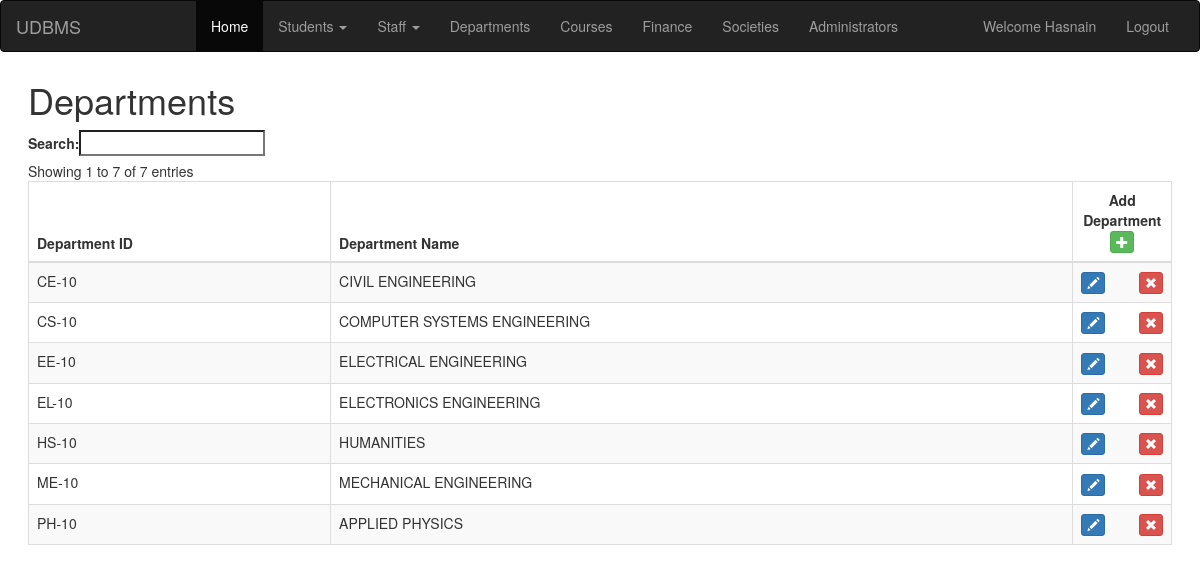
Screenshot of /departments.php (signed in) with the database file from the repository.
### tables this page shows
CREATE TABLE `department` (
  `DEPT_ID` varchar(10) NOT NULL,
  `NAME` text NOT NULL
);

### departments.php (the view, shortened to what this page needs)
<!DOCTYPE html>
<html lang="en" >
<head>
<link rel="stylesheet" href="https://maxcdn.bootstrapcdn.com/bootstrap/3.3.7/css/bootstrap.min.css">
<link rel='stylesheet' href='https://cdn.datatables.net/1.10.12/css/dataTables.bootstrap.min.css'>
<link rel='stylesheet' href='https://cdn.datatables.net/buttons/1.2.2/css/buttons.bootstrap.min.css'>
</head>
<body>
<?php include 'navigation.php' ?>
<div class="content">
<h1>Departments</h1>
<table id="example" class="table table-striped table-bordered" cellspacing="0" width="100%">
	<thead>
		<tr>
			<th>Department ID</th>
			<th>Department Name</th>
			<th style="text-align:center;width:100px;">Add Department <button type="button"  class="btn btn-success btn-xs" data-toggle="modal" data-target="#addModal">
					<span class="glyphicon glyphicon-plus" aria-hidden="true"></span>
				</button></th>
		</tr>
	</thead>
	<tbody>
	<?php
			include 'connect.php';
			$sql = "SELECT * FROM DEPARTMENT";
			$result = $db->query($sql);
			if ($result->num_rows > 0) {
			while($row = $result->fetch_assoc()) {
				echo "<tr>";
				echo "<td>".$row["DEPT_ID"]."</td>";
				echo "<td>".$row["NAME"]."</td>";
				echo
					'<td>
					<div class="row">
					<div class="col-xs-6 text-left">
					  <div class="previous">
								<button id="editbtn" type="button" class="editbtn btn btn-primary btn-xs" data-toggle="modal" data-target="editModal">
									<span class="glyphicon glyphicon-pencil" aria-hidden="true"></span>
								</button>
					</div>
				  </div>
				  <div class="col-xs-6 text-right">
				<div class="next">
					<form method="post" action="updatedepartment.php" class="inline">
					<input type="hidden" name="deptid" value="'.$row["DEPT_ID"].'">
					<button type="submit" name="delete" class="btn btn-danger btn-xs dt-delete" onclick="clicked(event)">
									<span class="glyphicon glyphicon-remove" aria-hidden="true"></span>
								</button>
					</form>
					</div>
					</div>
				</div>
					</td>';
				echo "</tr>";
			}
			} else {
				echo "0 results";
			}
		?>
	</tbody>
</table>
</div>
</body>
</html>

### navigation.php (shortened to what this page needs)
<nav class="navbar navbar-default navbar-inverse">
  <div class="container-fluid">
    <div class="navbar-header">
      <a class="navbar-brand" style="margin-right: 100px" href="index.php">UDBMS</a>
    </div>
    <div class="collapse navbar-collapse" id="bs-example-navbar-collapse-1">
      <ul class="nav navbar-nav">
        <li class="active"><a href="index.php">Home <span class="sr-only">(current)</span></a></li>
        <li class="dropdown">
          <a href="#" class="dropdown-toggle" data-toggle="dropdown" role="button" aria-haspopup="true" aria-expanded="false">Students <span class="caret"></span></a>
        </li>
        <li class="dropdown">
          <a href="#" class="dropdown-toggle" data-toggle="dropdown" role="button" aria-haspopup="true" aria-expanded="false">Staff <span class="caret"></span></a>
        </li>
        <li class="nav-item"><a class="nav-link" href="departments.php">Departments</a></li>
        <li class="nav-item"><a class="nav-link" href="courses.php">Courses</a></li>
        <li class="nav-item"><a class="nav-link" href="finance.php">Finance</a></li>
        <li class="nav-item"><a class="nav-link" href="societies.php">Societies</a></li>
        <li class="nav-item"><a class="nav-link" href="admin.php">Administrators</a></li>
      </ul>
      <ul class="nav navbar-nav navbar-right">
        <?php  if (isset($_SESSION['username'])) :
        echo'<li><a href="">Welcome '.ucfirst($_SESSION['username']).'</a></li>';
        echo'<li><a href="index.php?logout=\'1\'">Logout</a></li>';
        ?>
        <?php endif ?>
      </ul>
    </div>
  </div>
</nav>

### departments.php (style rules this page uses)
.content { margin:2em; }
td:last-child { text-align:center; }

### rows the page displays
department: DEPT_ID "CE-10", NAME "CIVIL ENGINEERING"
department: DEPT_ID "CS-10", NAME "COMPUTER SYSTEMS ENGINEERING"
department: DEPT_ID "EE-10", NAME "ELECTRICAL ENGINEERING"
department: DEPT_ID "EL-10", NAME "ELECTRONICS ENGINEERING"
department: DEPT_ID "HS-10", NAME "HUMANITIES"
department: DEPT_ID "ME-10", NAME "MECHANICAL ENGINEERING"
department: DEPT_ID "PH-10", NAME "APPLIED PHYSICS"

### other values shown
$_SESSION['username'] "Hasnain"
